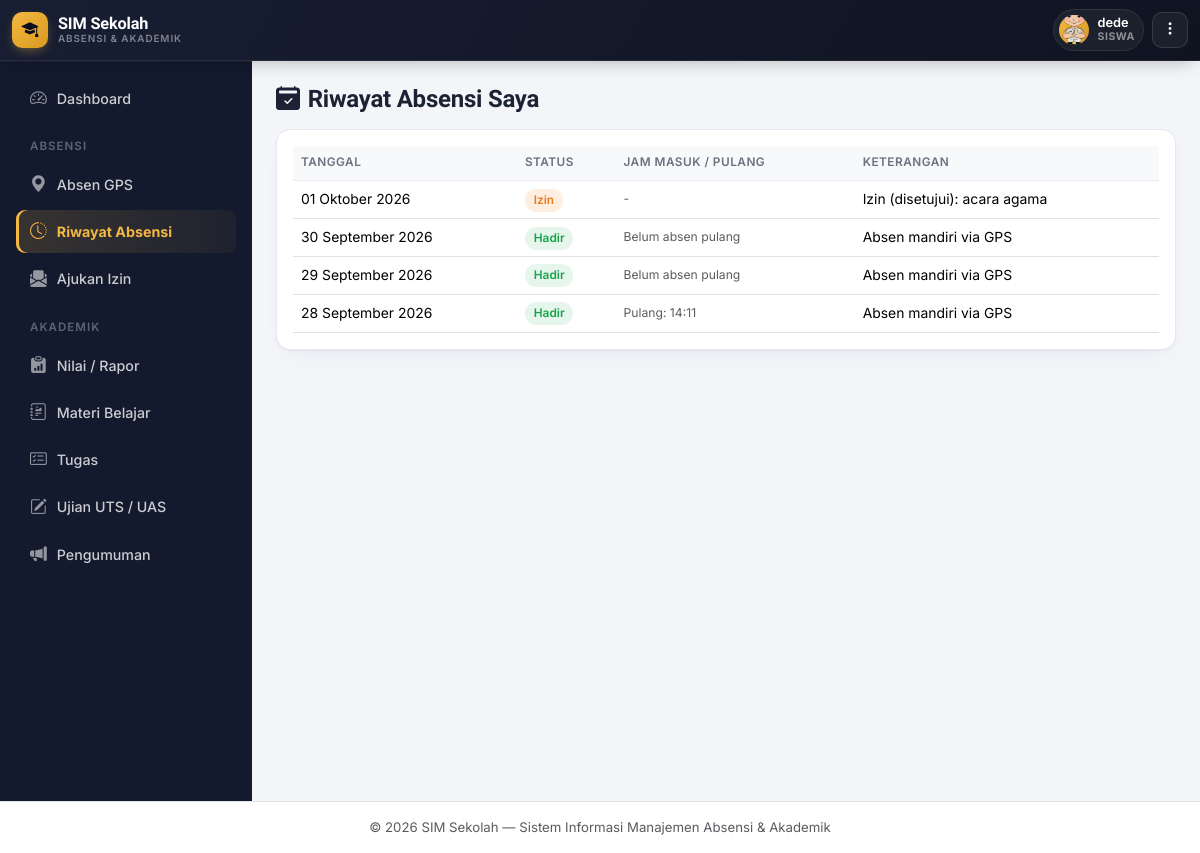
The page /absensi/index.php (signed in) on the database its author committed.
### tables this page shows
CREATE TABLE `siswa` (
  `id` int NOT NULL,
  `nis` varchar(20) NOT NULL,
  `nisn` varchar(20) DEFAULT NULL,
  `nama_lengkap` varchar(100) NOT NULL,
  `jenis_kelamin` enum('L','P') NOT NULL,
  `tempat_lahir` varchar(50) DEFAULT NULL,
  `tanggal_lahir` date DEFAULT NULL,
  `agama` varchar(30) DEFAULT NULL,
  `alamat` text,
  `no_hp` varchar(20) DEFAULT NULL,
  `email` varchar(100) DEFAULT NULL,
  `nama_ayah` varchar(100) DEFAULT NULL,
  `nama_ibu` varchar(100) DEFAULT NULL,
  `no_hp_ortu` varchar(20) DEFAULT NULL,
  `pekerjaan_ortu` varchar(50) DEFAULT NULL,
  `foto` varchar(255) DEFAULT NULL,
  `kelas_id` int DEFAULT NULL,
  `status` enum('Aktif','Pindah','Lulus','Keluar') DEFAULT 'Aktif',
  `tanggal_masuk` date DEFAULT NULL,
  `created_at` timestamp NULL DEFAULT CURRENT_TIMESTAMP
);

CREATE TABLE `absensi` (
  `id` int NOT NULL,
  `siswa_id` int NOT NULL,
  `kelas_id` int NOT NULL,
  `tanggal` date NOT NULL,
  `status` enum('Hadir','Izin','Sakit','Alpa') NOT NULL DEFAULT 'Hadir',
  `jam_pulang` time DEFAULT NULL,
  `latitude_pulang` decimal(10,7) DEFAULT NULL,
  `longitude_pulang` decimal(10,7) DEFAULT NULL,
  `keterangan` varchar(255) DEFAULT NULL,
  `input_oleh` varchar(100) DEFAULT NULL,
  `created_at` timestamp NULL DEFAULT CURRENT_TIMESTAMP,
  `jarak_pulang_meter` decimal(10,2) DEFAULT NULL
);

### includes/auth.php (called while the page is built, shortened)
<?php
require_once __DIR__ . '/functions.php';
function currentUser() {
    return [
        'id'       => $_SESSION['user_id'] ?? null,
        'nama'     => $_SESSION['user_nama'] ?? '',
        'role'     => $_SESSION['user_role'] ?? '',
        'siswa_id' => $_SESSION['user_siswa_id'] ?? null,
    ];
}

### absensi/index.php (the view, shortened to what this page needs)
<?php
require_once __DIR__ . '/../includes/auth.php';
$user = currentUser();
if ($user['role'] === 'siswa') {
    $stmt = $pdo->prepare("SELECT * FROM absensi WHERE siswa_id = ? ORDER BY tanggal DESC LIMIT 30");
    $stmt->execute([$user['siswa_id']]);
    $riwayat = $stmt->fetchAll();
    include __DIR__ . '/../includes/header.php';
    ?>
    <h4 class="fw-bold mb-3"><i class="bi bi-calendar2-check-fill me-2"></i>Riwayat Absensi Saya</h4>
    <div class="card p-3">
      <div class="table-responsive">
        <table class="table table-hover mb-0">
          <thead class="table-light"><tr><th>Tanggal</th><th>Status</th><th>Jam Masuk / Pulang</th><th>Keterangan</th></tr></thead>
          <tbody>
            <?php foreach ($riwayat as $r): ?>
            <tr>
              <td class="text-nowrap"><?= formatTanggalIndo($r['tanggal']) ?></td>
              <td><?= badgeStatusAbsen($r['status']) ?></td>
              <td class="small text-muted text-nowrap">
                <?= $r['jam_pulang'] ? 'Pulang: ' . substr($r['jam_pulang'],0,5) : ($r['status']==='Hadir' ? 'Belum absen pulang' : '-') ?>
              </td>
              <td><?= clean($r['keterangan'] ?: '-') ?></td>
            </tr>
            <?php endforeach; ?>
          </tbody>
        </table>
      </div>
    </div>
    <?php
    include __DIR__ . '/../includes/footer.php';
    exit;
}
include __DIR__ . '/../includes/header.php';
?>
<?php include __DIR__ . '/../includes/footer.php'; ?>

### includes/header.php (shortened to what this page needs)
<!DOCTYPE html>
<html lang="id">
<head>
<link href="https://cdn.jsdelivr.net/npm/bootstrap@5.3.3/dist/css/bootstrap.min.css" rel="stylesheet">
<link href="https://cdn.jsdelivr.net/npm/bootstrap-icons@1.11.3/font/bootstrap-icons.css" rel="stylesheet">
<link href="<?= BASE_URL ?>/assets/css/style.css" rel="stylesheet">
</head>
<body>
<?php
$roleNow = currentUser()['role'];
$roleLabel = ['admin'=>'Admin','guru'=>'Guru','wali_kelas'=>'Wali Kelas','siswa'=>'Siswa'][$roleNow] ?? $roleNow;
$namaNow = currentUser()['nama'];
$inisial = strtoupper(mb_substr($namaNow ?: '?', 0, 1));
$fotoTopbar = null;
if ($roleNow === 'siswa' && !empty(currentUser()['siswa_id'])) {
    $fotoPath = __DIR__ . '/../uploads/foto_siswa/';
    $stmtFotoNow = $pdo->prepare("SELECT foto FROM siswa WHERE id = ?");
    $stmtFotoNow->execute([currentUser()['siswa_id']]);
    $fotoNow = $stmtFotoNow->fetchColumn();
    if ($fotoNow && is_file($fotoPath . $fotoNow)) {
        $fotoTopbar = BASE_URL . '/uploads/foto_siswa/' . $fotoNow;
    }
}
?>
<nav class="navbar navbar-expand-lg gv-topbar sticky-top">
  <div class="container-fluid">
    <a class="gv-brand" href="<?= BASE_URL ?>/index.php">
      <span class="gv-brand-badge"><i class="bi bi-mortarboard-fill"></i></span>
      <span class="gv-brand-text d-none d-sm-block">
        SIM Sekolah
        <small>Absensi &amp; Akademik</small>
      </span>
    </a>
    <div class="ms-auto d-flex align-items-center gap-2">
      <div class="gv-user-chip">
        <div class="gv-user-avatar">
          <?php if ($fotoTopbar): ?>
            <img src="<?= clean($fotoTopbar) ?>" alt="Foto profil">
          <?php else: ?>
            <?= clean($inisial) ?>
          <?php endif; ?>
        </div>
        <div class="gv-user-meta d-none d-sm-block">
          <div class="name"><?= clean($namaNow) ?></div>
          <div class="role"><?= clean($roleLabel) ?></div>
        </div>
      </div>
      <div class="gv-more-wrap">
        <button class="gv-more-btn" type="button" id="btnUserMenu" aria-expanded="false" title="Menu akun">
          <i class="bi bi-three-dots-vertical"></i>
        </button>
      </div>
    </div>
  </div>
</nav>
<div class="d-flex">
<?php include __DIR__ . '/sidebar.php'; ?>
<main class="flex-grow-1 p-3 p-md-4 content-area">

### includes/functions.php (shortened to what this page needs)
<?php
function clean($str) {
    return htmlspecialchars(trim($str ?? ''), ENT_QUOTES, 'UTF-8');
}
function formatTanggalIndo($tanggal) {
    $bulan = ['01'=>'Januari','02'=>'Februari','03'=>'Maret','04'=>'April','05'=>'Mei','06'=>'Juni',
              '07'=>'Juli','08'=>'Agustus','09'=>'September','10'=>'Oktober','11'=>'November','12'=>'Desember'];
    $d = date('d', strtotime($tanggal));
    $m = date('m', strtotime($tanggal));
    $y = date('Y', strtotime($tanggal));
    return "{$d} {$bulan[$m]} {$y}";
}
function badgeStatusAbsen($status) {
    $map = [
        'Hadir' => 'good',
        'Izin'  => 'warn',
        'Sakit' => 'info',
        'Alpa'  => 'bad',
    ];
    $color = $map[$status] ?? 'brand';
    return "<span class='badge-soft {$color}'>{$status}</span>";
}

### assets/css/style.css (style rules this page uses)
:root { --ink: #14173A; --ink-soft: #565B82; --bg: #F1F3FA; --surface: #FFFFFF; --line: #E4E7F2; --brand: #4338CA; --brand-2: #6D28D9; --brand-soft: #EEECFD; --gps: #0D9488; --gps-2: #0EA5A4; --gps-soft: #E1F5F3; --good: #16A34A; --good-soft: #E7F7ED; --warn: #D97706; --warn-soft: #FEF3E1; --bad: #DC2626; --bad-soft: #FCE8E7; --info: #2563EB; --info-soft: #E8EEFD; --radius-lg: 20px; --radius-md: 14px; --radius-sm: 9px; --shadow-1: 0 1px 2px rgba(20,23,58,.04), 0 8px 24px -12px rgba(20,23,58,.10); --shadow-2: 0 4px 10px rgba(20,23,58,.06), 0 16px 40px -16px rgba(20,23,58,.18); }
* { box-sizing: border-box; }
body { background: var(--bg); color: var(--ink); font-family: 'Inter', system-ui, sans-serif; font-size: .945rem; -webkit-font-smoothing: antialiased; }
h1, h2, h3, h4, h5, h6, .font-display { font-family: 'Sora', 'Inter', sans-serif; letter-spacing: -0.01em; color: var(--ink); }
a { text-decoration: none; }
small, .small { color: var(--ink-soft); }
.content-area { min-height: calc(100vh - 60px); padding-bottom: 90px; }
.card { border: 1px solid var(--line); border-radius: var(--radius-md); box-shadow: var(--shadow-1); }
.badge-soft { border-radius: 999px; font-weight: 600; font-size: .74rem; padding: .38em .75em; }
.badge-soft.good { background: var(--good-soft); color: var(--good); }
.badge-soft.warn { background: var(--warn-soft); color: var(--warn); }
.table { font-size: .87rem; }
.table thead th { font-size: .74rem; text-transform: uppercase; letter-spacing: .04em; color: var(--ink-soft); border-bottom: 1px solid var(--line); font-weight: 600; }
.table td, .table th { vertical-align: middle; }

### includes/theme_gov.php (style rules this page uses)
:root { --navy:#131A2E; --navy-2:#0B0F1D; --navy-3:#1C2540; --gold:#F4B740; --gold-soft:#FDF3DD; --bg:#F4F5F9; --surface:#FFFFFF; --line:#E7E9F1; --ink:#1C2233; --ink-soft:#6B7280; --brand:#131A2E; --brand-2:#0B0F1D; --brand-soft:#EEF0F8; --gps:#2563EB; --gps-soft:#EAF2FE; --good:#16A34A; --good-soft:#E7F6EC; --warn:#EA7A1B; --warn-soft:#FDEEE0; --bad:#DC2626; --bad-soft:#FCEAEA; --info:#2563EB; --info-soft:#EAF2FE; --r-lg:16px; --r-md:12px; --r-sm:9px; --sh-sm:0 1px 2px rgba(19,26,46,.04), 0 1px 3px rgba(19,26,46,.06); --sh-md:0 4px 10px -2px rgba(19,26,46,.08), 0 8px 24px -8px rgba(19,26,46,.10); --sh-lg:0 12px 28px -6px rgba(19,26,46,.16), 0 4px 10px -4px rgba(19,26,46,.10); --ease:cubic-bezier(.4,0,.2,1); }
* { scrollbar-width:thin; scrollbar-color:#C7CBDA transparent; }
body { background:var(--bg); color:var(--ink); font-family:'Inter',system-ui,sans-serif; }

### includes/header.php (style rules this page uses)
.gv-topbar { background:linear-gradient(120deg, rgba(19,26,46,.98), rgba(11,15,29,.98)); backdrop-filter:blur(10px); box-shadow:0 1px 0 rgba(255,255,255,.05), 0 6px 20px -8px rgba(0,0,0,.35); border-bottom:1px solid rgba(255,255,255,.06); padding:.55rem 0; }
.gv-brand { display:flex; align-items:center; gap:10px; text-decoration:none; }
.gv-brand-badge { width:36px; height:36px; border-radius:10px; background:linear-gradient(135deg, var(--gold), #D89A1F); display:flex; align-items:center; justify-content:center; color:var(--navy-2); font-size:1.05rem; box-shadow:0 4px 12px -4px rgba(244,183,64,.55); flex-shrink:0; }
.gv-brand-text { font-family:'Sora',sans-serif; font-weight:800; color:#fff; font-size:1.02rem; letter-spacing:-.01em; line-height:1.1; }
.gv-brand-text small { display:block; font-family:'Inter',sans-serif; font-size:.62rem; font-weight:600; letter-spacing:.09em; text-transform:uppercase; color:rgba(255,255,255,.45); }
.gv-user-chip { display:flex; align-items:center; gap:9px; background:rgba(255,255,255,.05); border:1px solid rgba(255,255,255,.08); border-radius:30px; padding:5px 8px 5px 5px; }
.gv-user-avatar { width:30px; height:30px; border-radius:50%; background:linear-gradient(135deg,var(--gold),#D89A1F); color:var(--navy-2); font-weight:800; font-size:.8rem; display:flex; align-items:center; justify-content:center; flex-shrink:0; overflow:hidden; }
.gv-user-avatar img { width:100%; height:100%; object-fit:cover; }
.gv-user-meta { line-height:1.15; }
.gv-user-meta .name { color:#fff; font-size:.8rem; font-weight:600; }
.gv-user-meta .role { color:rgba(255,255,255,.5); font-size:.66rem; text-transform:uppercase; letter-spacing:.05em; font-weight:700; }
.gv-more-btn { width:36px; height:36px; border-radius:10px; border:1px solid rgba(255,255,255,.12); background:rgba(255,255,255,.05); color:#fff; display:flex; align-items:center; justify-content:center; transition:background .18s ease, transform .15s ease; }
.gv-more-wrap { position:relative; }

### rows shown on the page
siswa: foto (picture)
absensi: tanggal "01 Oktober 2026", status "Izin", keterangan "Izin (disetujui): acara agama"
absensi: tanggal "30 September 2026", status "Hadir", shows "Belum absen pulang", keterangan "Absen mandiri via GPS"
absensi: tanggal "29 September 2026", status "Hadir", shows "Belum absen pulang", keterangan "Absen mandiri via GPS"
absensi: tanggal "28 September 2026", status "Hadir", jam_pulang "14:11", keterangan "Absen mandiri via GPS"

### other values the page prints
$namaNow "dede"
$roleLabel "SISWA"
$labelMenuIzin "Ajukan Izin"
